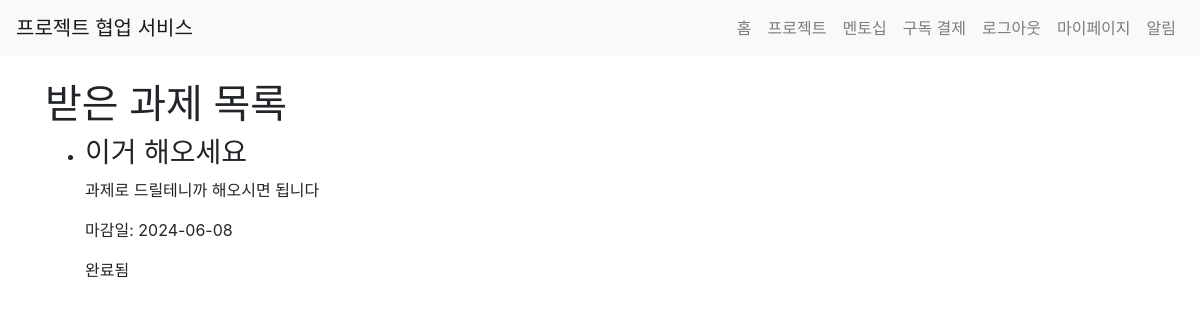
The app's page /mentorship/received_tasks (signed in), older data.
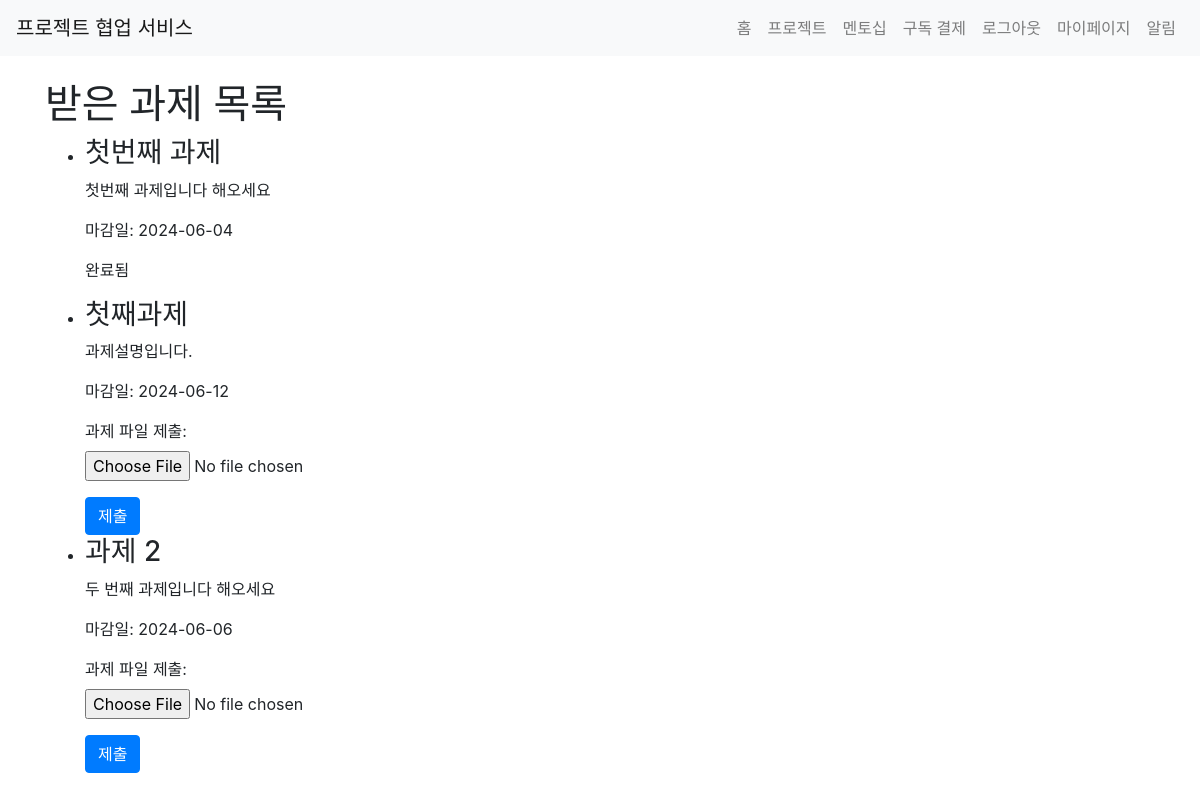
The same page, newer data.
### app/models.py (models this page shows)
class Assignment(db.Model):
    id = db.Column(db.Integer, primary_key=True)
    mentor_id = db.Column(db.Integer, db.ForeignKey('user.id'), nullable=False)
    mentee_id = db.Column(db.Integer, db.ForeignKey('user.id'), nullable=False)
    title = db.Column(db.String(100), nullable=False)
    description = db.Column(db.Text, nullable=False)
    deadline = db.Column(db.DateTime, nullable=False)
    completed = db.Column(db.Boolean, default=False)
    mentor = db.relationship('User', foreign_keys=[mentor_id], backref=db.backref('given_assignments', lazy=True))
    mentee = db.relationship('User', foreign_keys=[mentee_id], backref=db.backref('received_assignments', lazy=True))
    file = db.Column(db.String(255), nullable = True)

### app/views/mentorship.py (the view)
@bp.route('/received_tasks')
@login_required
def received_tasks():
    tasks = current_user.received_assignments
    form = SubmitTaskForm()
    return render_template('mentorship/received_tasks.html', tasks=tasks, form=form)

### app/forms.py
class SubmitTaskForm(FlaskForm):
    file = FileField('과제 파일', validators=[DataRequired(), FileAllowed(['pdf', 'doc', 'docx', 'png', 'jpg', 'jpeg', 'gif', 'zip', 'rar'])])
    submit = SubmitField('제출')

### app/__init__.py (called while the page is built)
@login_manager.user_loader
def load_user(user_id):
    if user_id is not None:
        return User.query.get(int(user_id))
    return None

### app/templates/mentorship/received_tasks.html (shortened to what this page needs)
{% extends 'base.html' %}
{% block content %}
<h1>받은 과제 목록</h1>
<ul>
  {% for task in tasks %}
    <li>
      <h3>{{ task.title }}</h3>
      <p>{{ task.description }}</p>
      <p>마감일: {{ task.deadline.strftime('%Y-%m-%d') }}</p>
      {% if not task.completed %}
        <form action="{{ url_for('mentorship.submit_task', task_id=task.id) }}" method="post" enctype="multipart/form-data">
          <div class="form-group">
            <label for="file">과제 파일 제출:</label>
            <input type="file" class="form-control-file" id="file" name="file" required>
          </div>
          <button type="submit" class="btn btn-primary">제출</button>
        </form>
      {% else %}
        <p>완료됨</p>
      {% endif %}
    </li>
  {% endfor %}
</ul>
{% endblock %}

Row changes from the older to the newer data that the page shows:
removed Assignment: title "이거 해오세요", description "과제로 드릴테니까 해오시면 됩니다", deadline "2024-06-08", completed "완료됨"
now on this page (row edited): Assignment: title "첫번째 과제", description "첫번째 과제입니다 해오세요", deadline "2024-06-04", completed "완료됨"
added Assignment: title "첫째과제", description "과제설명입니다.", deadline "2024-06-12"
now on this page (row edited): Assignment: title "과제 2", description "두 번째 과제입니다 해오세요", deadline "2024-06-06"
